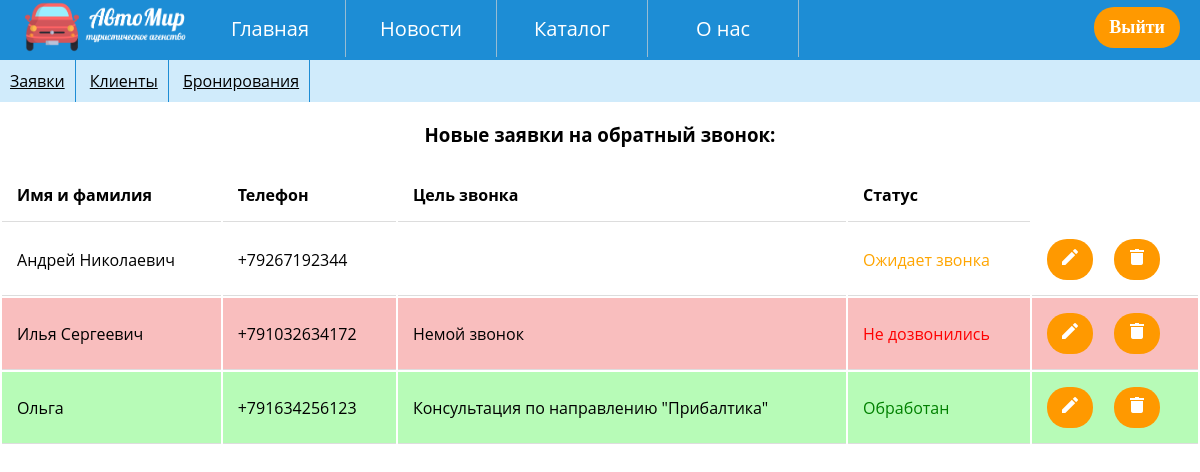
/manager/manager.php?p=request (signed in), run on the app's committed database.
### tables this page shows
CREATE TABLE `requests` (
  `id_request` int(11) NOT NULL,
  `FIO` varchar(200) NOT NULL,
  `phone` varchar(14) NOT NULL,
  `status` varchar(20) NOT NULL,
  `purpose` varchar(200) NOT NULL,
  `id_user` int(11) NOT NULL
);

### manager/request.php (the view, shortened to what this page needs)
<?php
require_once '../connection.php';
        $link = mysqli_connect($host, $user, $password, $database)
            or die("Ошибка " . mysqli_error($link));
      if($_GET["p"] == "request" && !isset($_GET["req-edit"]))
      {
      $query ="SELECT * FROM requests ORDER BY id_request DESC";
       $result = mysqli_query($link, $query) or die("Ошибка " . mysqli_error($link));
                if($result)
                {
                  print '
                  <h3>Новые заявки на обратный звонок:</h3>
                  <table class="big-table">
                  <thead>
                    <tr><td>Имя и фамилия</td><td>Телефон</td><td>Цель звонка</td><td>Статус</td></tr>
                  </thead>';
                    while($row = mysqli_fetch_array($result)) {
                        if ($row["status"] == "3") {
                          $status = "Не дозвонились";
                          $backcolor = "#f9bebe";
                          $color = "red";
                        } else if ($row["status"] == "2") {
                          $status = "Обработан";
                          $backcolor = "#b7fbb7";
                          $color = "green";
                        } else if ($row["status"] == "1"){
                          $status = "Ожидает звонка";
                          $backcolor = "transparent";
                          $color = "orange";
                        }
                       print '<tr style="background: '.$backcolor.';">
                                    <td>'.$row["FIO"].'</td>
                                    <td>'.$row["phone"].'</td>
                                    <td>'.$row["purpose"].'</td>
                                    <td style="color:'.$color.'">'.$status.'</td>
                                    <td><button><a href="manager.php?p=request&req-edit='.$row["id_request"].'"><img src="../img/edit.png"></button></a>
                                    <i>&emsp;</i>
                                    <button><a href="manager.php?p=request&req-delete='.$row["id_request"].'"><img src="../img/delete.png"></button></a></td>
                            </tr>';
                      }
                    print '</table>';
                  }
                }
                ?>

### css/style.css (style rules this page uses)
* { margin: 0; padding: 0; }
body { font-family: 'Montserrat', 'Open Sans', sans-serif; position: relative; }
a { color: #fff; }
i { font-size: 12px; color: #b11313; }
button { background: #ff9900; color: #fff; padding: 10px 15px; border-radius: 20px; border: 0; font-family: 'Century Gothic'; font-weight: bold; font-size: 18px; }
button img { width: 16px !important; }
::placeholder { color: #8d8d8d; }
h1, h3 { text-align: center; margin: 20px 0 20px 0; }
table { margin-bottom: 20px; }
.big-table { width: 100%; }
.big-table td:not([contenteditable=true]) { -webkit-user-select: none; -moz-user-select: none; -ms-user-select: none; user-select: none; }
thead { font-weight: bold; }
th, td { padding: 15px; border-bottom: 1px solid #ddd; }
td img { width: 100px; }

### data on the page
requests: FIO "Aндрей Николаевич", phone "+79267192344", status "Ожидает звонка"
requests: FIO "Илья Сергеевич", phone "+791032634172", purpose "Немой звонок", status "Не дозвонились"
requests: FIO "Ольга", phone "+791634256123", purpose "Консультация по направлению \"Прибалтика\"", status "Обработан"
